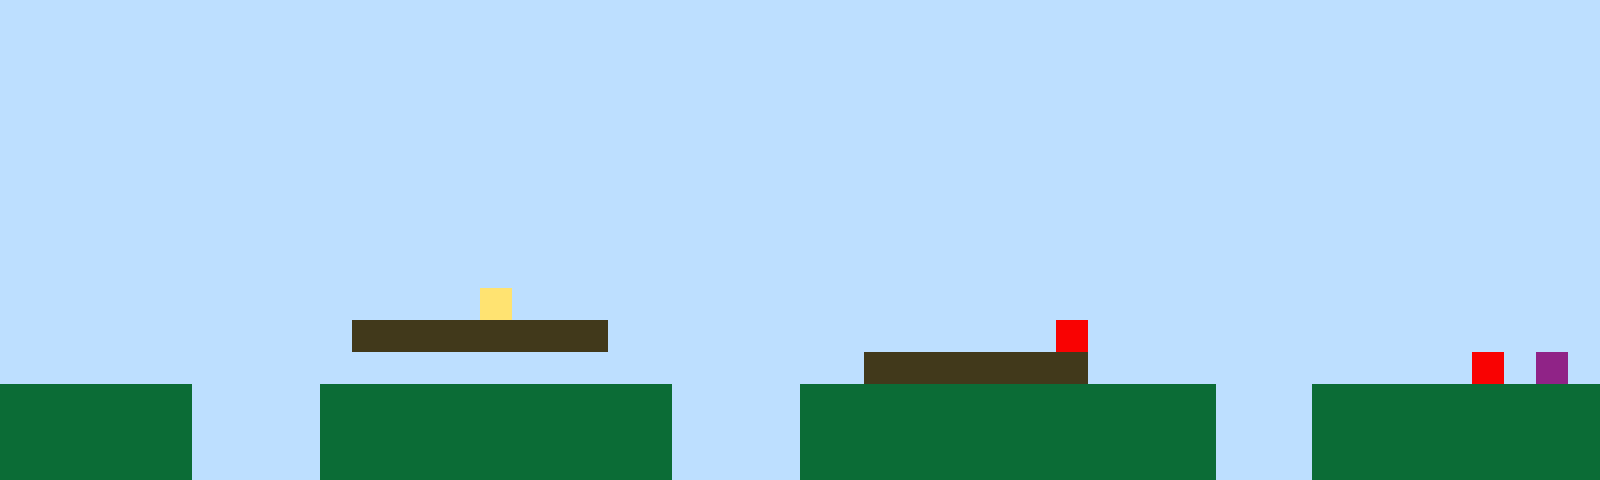

Below is a game level as drawn by its tile map, then a one-line description and the .tmx file that defines it, in full:
An orthogonal 50x15 tile map with 32x32 px tiles, 1 tile layer (Tile Layer 1).

<map version="1.10" tiledversion="1.11.2" orientation="orthogonal" renderorder="right-up" width="50" height="15" tilewidth="32" tileheight="32" infinite="0" nextlayerid="2" nextobjectid="1"><editorsettings><export target="map1.csv" format="csv" /></editorsettings><tileset firstgid="1" name="sprites" tilewidth="32" tileheight="32" tilecount="6" columns="3"><image source="sprites.png" width="96" height="64" /></tileset><layer id="1" name="Tile Layer 1" width="50" height="15"><data encoding="csv">1,1,1,1,1,1,1,1,1,1,1,1,1,1,1,1,1,1,1,1,1,1,1,1,1,1,1,1,1,1,1,1,1,1,1,1,1,1,1,1,1,1,1,1,1,1,1,1,1,1,1,1,1,1,1,1,1,1,1,1,1,1,1,1,1,1,1,1,1,1,1,1,1,1,1,1,1,1,1,1,1,1,1,1,1,1,1,1,1,1,1,1,1,1,1,1,1,1,1,1,1,1,1,1,1,1,1,1,1,1,1,1,1,1,1,1,1,1,1,1,1,1,1,1,1,1,1,1,1,1,1,1,1,1,1,1,1,1,1,1,1,1,1,1,1,1,1,1,1,1,1,1,1,1,1,1,1,1,1,1,1,1,1,1,1,1,1,1,1,1,1,1,1,1,1,1,1,1,1,1,1,1,1,1,1,1,1,1,1,1,1,1,1,1,1,1,1,1,1,1,1,1,1,1,1,1,1,1,1,1,1,1,1,1,1,1,1,1,1,1,1,1,1,1,1,1,1,1,1,1,1,1,1,1,1,1,1,1,1,1,1,1,1,1,1,1,1,1,1,1,1,1,1,1,1,1,1,1,1,1,1,1,1,1,1,1,1,1,1,1,1,1,1,1,1,1,1,1,1,1,1,1,1,1,1,1,1,1,1,1,1,1,1,1,1,1,1,1,1,1,1,1,1,1,1,1,1,1,1,1,1,1,1,1,1,1,1,1,1,1,1,1,1,1,1,1,1,1,1,1,1,1,1,1,1,1,1,1,1,1,1,1,1,1,1,1,1,1,1,1,1,1,1,1,1,1,1,1,1,1,1,1,1,1,1,1,1,1,1,1,1,1,1,1,1,1,1,1,1,1,1,1,1,1,1,1,1,1,1,1,1,1,1,1,1,1,1,1,1,1,1,1,1,1,1,1,1,1,1,1,1,1,1,1,1,1,1,1,1,1,1,1,1,1,1,1,1,1,1,1,1,1,1,1,1,1,1,1,1,1,1,1,1,1,1,1,1,1,1,1,1,1,1,1,1,1,1,1,1,1,1,1,1,1,1,4,1,1,1,1,1,1,1,1,1,1,1,1,1,1,1,1,1,1,1,1,1,1,1,1,1,1,1,1,1,1,1,1,1,1,1,1,1,1,1,1,1,1,1,1,1,3,3,3,3,3,3,3,3,1,1,1,1,1,1,1,1,1,1,1,1,1,1,5,1,1,1,1,1,1,1,1,1,1,1,1,1,1,1,1,1,1,1,1,1,1,1,1,1,1,1,1,1,1,1,1,1,1,1,1,1,1,1,1,1,1,1,3,3,3,3,3,3,3,1,1,1,1,1,1,1,1,1,1,1,1,5,1,6,1,2,2,2,2,2,2,1,1,1,1,2,2,2,2,2,2,2,2,2,2,2,1,1,1,1,2,2,2,2,2,2,2,2,2,2,2,2,2,1,1,1,2,2,2,2,2,2,2,2,2,2,2,2,2,2,2,1,1,1,1,2,2,2,2,2,2,2,2,2,2,2,1,1,1,1,2,2,2,2,2,2,2,2,2,2,2,2,2,1,1,1,2,2,2,2,2,2,2,2,2,2,2,2,2,2,2,1,1,1,1,2,2,2,2,2,2,2,2,2,2,2,1,1,1,1,2,2,2,2,2,2,2,2,2,2,2,2,2,1,1,1,2,2,2,2,2,2,2,2,2</data></layer></map>
